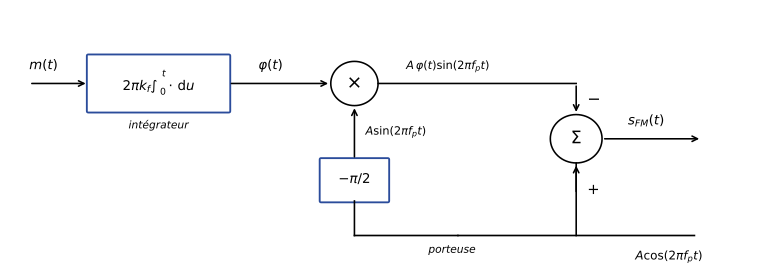

Generate this figure with Python:
"""EARF1 ch. 3 — Modulateur d'Armstrong (FM à faible indice).
D'après le support [mod-ana, p. 46], redessinée."""
import matplotlib
matplotlib.use("Agg")
import matplotlib.pyplot as plt
from matplotlib.patches import FancyBboxPatch, Circle
plt.rcParams.update({"font.family": "sans-serif", "font.size": 10, "svg.fonttype": "none"})
B = "#2B4C9B"
fig, a = plt.subplots(figsize=(8, 2.9)); a.set_xlim(0, 10); a.set_ylim(0, 3.6); a.axis("off")
def boite(x, y, w, h, t, fs=10):
    a.add_patch(FancyBboxPatch((x, y), w, h, boxstyle="round,pad=0.02", fc="white", ec=B, lw=1.4))
    a.text(x + w / 2, y + h / 2, t, ha="center", va="center", fontsize=fs)
def f(p, q, **k): a.annotate("", q, p, arrowprops=dict(arrowstyle="->", lw=1.2), **k)
boite(1.0, 2.2, 1.9, 0.8, "$2\\pi k_f\\int_0^t \\cdot\\,\\mathrm{d}u$", 10)
a.text(1.95, 1.95, "intégrateur", ha="center", fontsize=8, style="italic")
a.add_patch(Circle((4.6, 2.6), 0.32, fc="white", ec="black", lw=1.2)); a.text(4.6, 2.6, "×", ha="center", va="center", fontsize=14)
boite(4.15, 0.9, 0.9, 0.6, "$-\\pi/2$")
a.add_patch(Circle((7.6, 1.8), 0.35, fc="white", ec="black", lw=1.2)); a.text(7.6, 1.8, "Σ", ha="center", va="center", fontsize=13)
f((0.2, 2.6), (1.0, 2.6)); a.text(0.2, 2.8, "$m(t)$")
f((2.9, 2.6), (4.28, 2.6)); a.text(3.3, 2.8, "$\\varphi(t)$")
a.plot([6.0, 9.2], [0.4, 0.4], color="black", lw=1.2); a.text(8.4, 0.05, "$A\\cos(2\\pi f_p t)$", fontsize=9)
a.plot([7.6, 7.6], [0.4, 1.45], color="black", lw=1.2); f((7.6, 1.0), (7.6, 1.45)); a.text(7.75, 1.0, "+", fontsize=11)
a.plot([4.6, 4.6], [0.4, 0.9], color="black", lw=1.2); a.plot([4.6, 6.0], [0.4, 0.4], color="black", lw=1.2)
a.text(5.6, 0.15, "porteuse", fontsize=8, style="italic")
f((4.6, 1.5), (4.6, 2.28)); a.text(4.75, 1.85, "$A\\sin(2\\pi f_p t)$", fontsize=8.5)
a.plot([4.92, 7.6], [2.6, 2.6], color="black", lw=1.2); f((7.6, 2.6), (7.6, 2.15)); a.text(7.75, 2.3, "−", fontsize=12)
a.text(5.3, 2.8, "$A\\,\\varphi(t)\\sin(2\\pi f_p t)$", fontsize=8.5)
f((7.95, 1.8), (9.3, 1.8)); a.text(8.3, 2.0, "$s_{FM}(t)$")
fig.tight_layout(); fig.savefig("03-modulateur-armstrong.svg")
